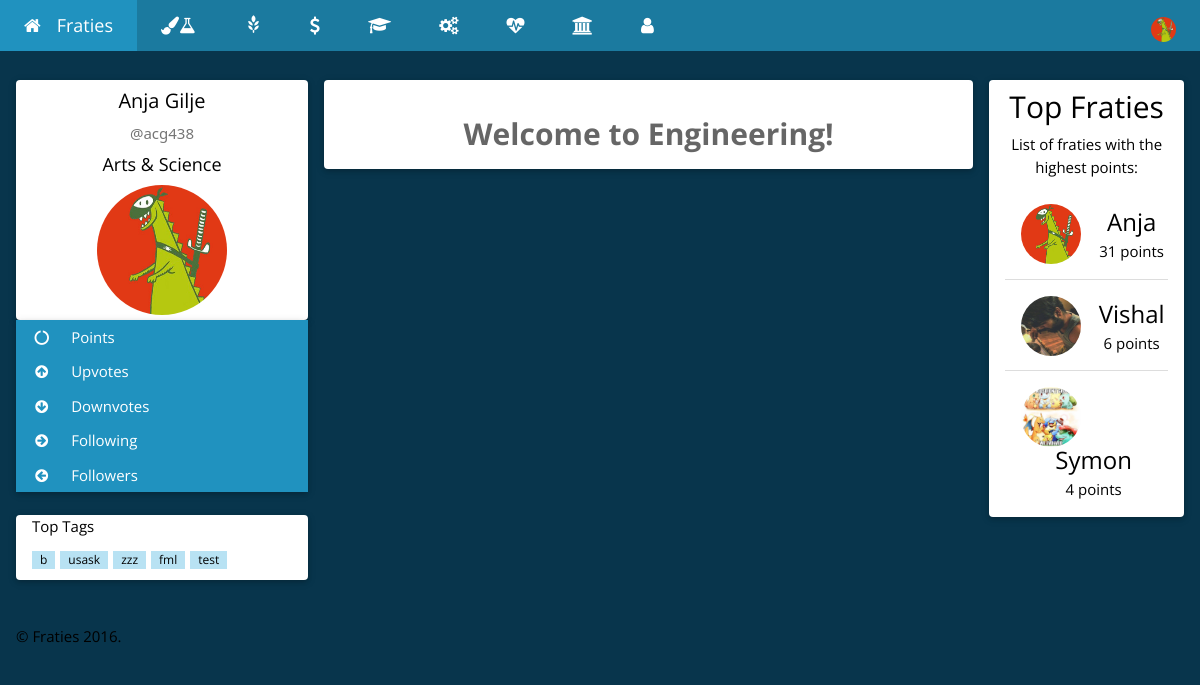
Before: /Engineering.php (signed in) with the older database file.
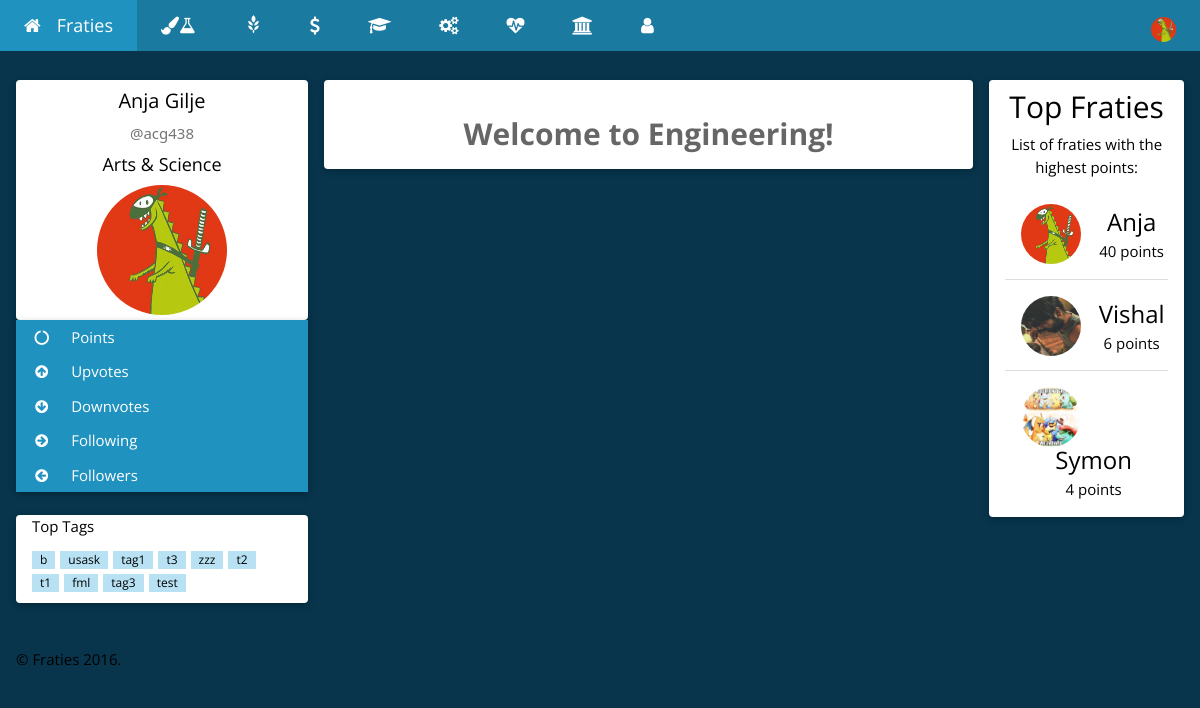
After: the same page with the newer database file.
### tables this page shows
CREATE TABLE `users` (
  `userID` int(254) UNSIGNED NOT NULL,
  `userNSID` varchar(100) NOT NULL,
  `userPassword` varchar(100) NOT NULL,
  `userFirstName` varchar(500) NOT NULL,
  `userLastName` varchar(500) NOT NULL,
  `userCollege` varchar(500) NOT NULL,
  `userImagePath` varchar(1000) NOT NULL,
  `userPoints` int(254) NOT NULL DEFAULT '0',
  `userUpvotes` int(254) NOT NULL DEFAULT '0',
  `userDownvotes` int(254) NOT NULL DEFAULT '0',
  `userActive` tinyint(1) NOT NULL DEFAULT '0',
  `userFollowers` int(11) NOT NULL DEFAULT '0',
  `userFollowing` int(10) UNSIGNED NOT NULL DEFAULT '0'
);

### Login/Controller/userClass.php (called while the page is built, shortened)
<?php
    function displayUserDB(){
        $connection = connect();
        $query = "SELECT * ";
        $query .= "FROM `users` ";
        $query .= "ORDER BY userPoints DESC LIMIT 10";
        $result = mysqli_query($connection, $query);
        if (mysqli_num_rows($result) > 0) {
            return $result;
        } else {
            return false;
        }
    }
    function getFirstName($nsid){
        $connection = connect();
        $nsid = mysqli_real_escape_string($connection, $nsid);
        $query = "SELECT * ";
        $query .= "FROM `users` ";
        $query .= "WHERE `userNSID` = '$nsid' ";
        $result = mysqli_query($connection, $query);
        if (mysqli_num_rows($result) == 1) {
            while($row = mysqli_fetch_assoc($result)) {
                return $row["userFirstName"];
            }
        } else if(mysqli_num_rows($result) > 1){
            return false;
        } else {
            return false;
        }
    }
    function getLastName($nsid){
        $connection = connect();
        $nsid = mysqli_real_escape_string($connection, $nsid);
        $query = "SELECT * ";
        $query .= "FROM `users` ";
        $query .= "WHERE `userNSID` = '$nsid' ";
        $result = mysqli_query($connection, $query);
        if (mysqli_num_rows($result) == 1) {
            while($row = mysqli_fetch_assoc($result)) {
                return $row["userLastName"];
            }
        } else if(mysqli_num_rows($result) > 1){
            return false;
        } else {
            return false;
        }
    }
    function getImagePath($nsid){
        $connection = connect();
        $nsid = mysqli_real_escape_string($connection, $nsid);
        $query = "SELECT * ";
        $query .= "FROM `users` ";
        $query .= "WHERE `userNSID` = '$nsid' ";
        $result = mysqli_query($connection, $query);
        if (mysqli_num_rows($result) == 1) {
            while($row = mysqli_fetch_assoc($result)) {
                return $row["userImagePath"];
            }
        } else if(mysqli_num_rows($result) > 1){
            return false;
        } else {
            return false;
        }
    }
    function getCollege($nsid){
        $connection = connect();
        $nsid = mysqli_real_escape_string($connection, $nsid);
        $query = "SELECT * ";
        $query .= "FROM `users` ";
        $query .= "WHERE `userNSID` = '$nsid' ";
        $result = mysqli_query($connection, $query);
        if (mysqli_num_rows($result) == 1) {
            while($row = mysqli_fetch_assoc($result)) {
                return $row["userCollege"];
            }
        } else if(mysqli_num_rows($result) > 1){
            return false;
        } else {
            return false;
        }
    }
?>

### Engineering.php (the view, shortened to what the changed rows need)
<?php
    require_once 'Login/Controller/userClass.php';
    require_once 'Post/Controller/postClass.php';
    require_once 'Post/Controller/postTag.php';
    $NSID = $_SESSION["userNSID"];
    if(getUserActiveStatus($NSID)==1){
        $FirstName = getFirstName($NSID);
        $LastName = getLastName($NSID);
        $ImagePath = getImagePath($NSID);
        $College = getCollege($NSID);
    } else {
        header('Location: index.php');
        exit;
    }
?>
<!DOCTYPE html>
<html>
<head>
   <link rel="stylesheet" href="https://maxcdn.bootstrapcdn.com/bootstrap/3.3.7/css/bootstrap.min.css">
    <link rel="stylesheet" href="CSS/homeTheme.css">
    <link rel="stylesheet" href="https://cdnjs.cloudflare.com/ajax/libs/font-awesome/4.6.3/css/font-awesome.min.css">
</head>
<body class="w3-theme-l5">
<div class="w3-top">
 <ul class="w3-navbar w3-theme-d5 w3-left-align w3-large">
  <li class="w3-dropdown-hover w3-hide-small w3-right">
      <div class="w3-padding-large w3-hover-white" title="My Account">
          <img src='<?php echo $ImagePath; ?>' class="w3-circle" style="height:25px;width:25px" alt="Avatar">
      </div>
  </li>
 </ul>
</div>
<div class="w3-container w3-content" style="max-width:1400px;margin-top:80px">
  <div class="w3-row">
    <div class="w3-col m3">
      <div class="w3-card-2 w3-round w3-white">
        <div class="w3-container">
         <h4 class="w3-center"><?php echo $FirstName." ".$LastName; ?></h4>
         <p class="w3-center w3-text-grey w3-slim">@<?php echo $NSID; ?></p>
         <h5 class="w3-center"><?php echo $College; ?></h5>
         <p class="w3-center"><img src='<?php echo $ImagePath; ?>' class="w3-circle" style="height:130px;width:130px" alt="Avatar"></p>
        </div>
      </div>
      <br>
      <div class="w3-card-2 w3-round w3-white w3-hide-small">
        <div class="w3-container">
                      <?php echo getTopTags(); ?>
        </div>
      </div>
      <br>
    </div>
    <div class="w3-col m2">
      <div class="w3-card-2 w3-round w3-white w3-center">
        <div class="w3-container">
          <h2>Top Fraties</h2>
          <ul class="w3-ul">
<?php
$leaders = displayUserDB();
while($row = mysqli_fetch_assoc($leaders)) {
    $imagePath = $row["userImagePath"];
    $points = $row["userPoints"];
    $name = $row["userFirstName"];
    $nsid = $row["userNSID"];
            echo "<li class='w3-padding-16'>";
              echo "<img src='{$imagePath}' class='w3-left w3-circle w3-margin-right' style='width:60px; height:60px;'>";
              echo "<span class='w3-xlarge'><a href='profile.php?nsid={$nsid}'>{$name}</a></span><br>";
              echo "<span>{$points} points</span>";
            echo "</li>";
}
?>
          </ul>
        </div>
      </div>
      <br>
    </div>
  </div>
</div>
<br>
</body>
</html>

### Post/Controller/postTag.php (shortened to what the changed rows need)
<?php
    function getTopTags() {
        $connection = connect();
        $query = "SELECT `tagText` ";
        $query .= "FROM `tags` ";
        $query .= "GROUP BY `tagText`";
        $query .= "ORDER BY COUNT(*) DESC LIMIT 10";
        $result = mysqli_query($connection, $query);
        if (mysqli_num_rows($result) > 0) {
            while($row = mysqli_fetch_assoc($result)) {
                $topTags .= '<span class="w3-tag w3-small w3-theme-l2" style="margin-right:5px;"><a href="tag.php?tag='.$row["tagText"].'">'.$row["tagText"].'</a></span>';
            }
            return $topTags;
        } else {
            return false;
        }
    }
?>

Changed rows visible on the page:
changed users "Anja": userPoints "31" → "40"
Other visible differences:
new list line: "tag1"
new list line: "t3"
new list line: "t2"
new list line: "t1"
new list line: "tag3"
